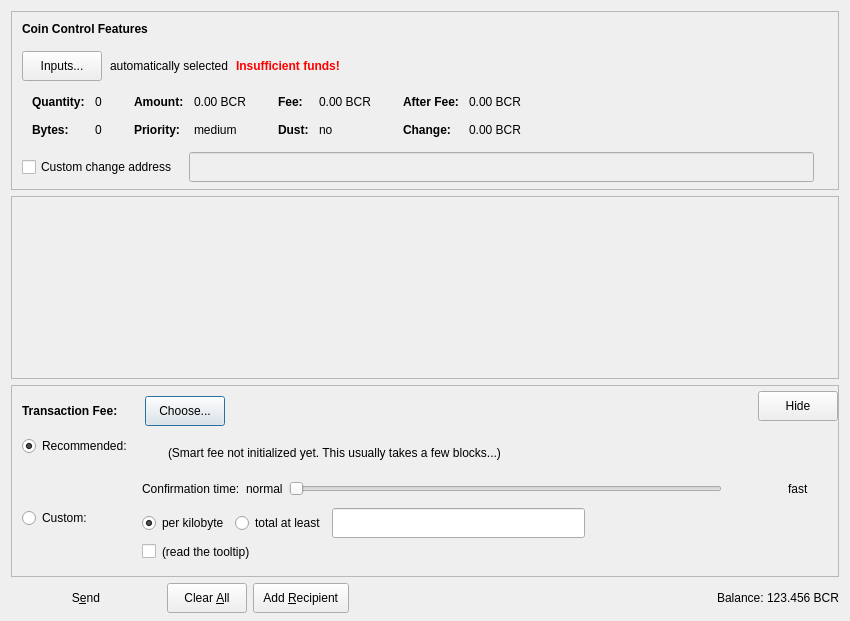
<?xml version="1.0" encoding="UTF-8"?>
<ui version="4.0">
 <class>SendCoinsDialog</class>
 <widget class="QDialog" name="SendCoinsDialog">
  <property name="geometry">
   <rect>
    <x>0</x>
    <y>0</y>
    <width>850</width>
    <height>621</height>
   </rect>
  </property>
  <property name="windowTitle">
   <string>Send Coins</string>
  </property>
  <layout class="QVBoxLayout" name="verticalLayout" stretch="0,1,0,0">
   <property name="bottomMargin">
    <number>8</number>
   </property>
   <item>
    <widget class="QFrame" name="frameCoinControl">
     <property name="sizePolicy">
      <sizepolicy hsizetype="Expanding" vsizetype="Expanding">
       <horstretch>0</horstretch>
       <verstretch>0</verstretch>
      </sizepolicy>
     </property>
     <property name="maximumSize">
      <size>
       <width>16777215</width>
       <height>16777215</height>
      </size>
     </property>
     <property name="frameShape">
      <enum>QFrame::StyledPanel</enum>
     </property>
     <property name="frameShadow">
      <enum>QFrame::Sunken</enum>
     </property>
     <layout class="QVBoxLayout" name="verticalLayoutCoinControl2">
      <property name="spacing">
       <number>0</number>
      </property>
      <property name="leftMargin">
       <number>0</number>
      </property>
      <property name="topMargin">
       <number>0</number>
      </property>
      <property name="rightMargin">
       <number>0</number>
      </property>
      <property name="bottomMargin">
       <number>6</number>
      </property>
      <item>
       <layout class="QVBoxLayout" name="verticalLayoutCoinControl" stretch="0,0,0,0,1">
        <property name="spacing">
         <number>0</number>
        </property>
        <property name="leftMargin">
         <number>10</number>
        </property>
        <property name="topMargin">
         <number>10</number>
        </property>
        <item>
         <layout class="QHBoxLayout" name="horizontalLayoutCoinControl1">
          <property name="bottomMargin">
           <number>15</number>
          </property>
          <item>
           <widget class="QLabel" name="labelCoinControlFeatures">
            <property name="sizePolicy">
             <sizepolicy hsizetype="Preferred" vsizetype="Maximum">
              <horstretch>0</horstretch>
              <verstretch>0</verstretch>
             </sizepolicy>
            </property>
            <property name="font">
             <font>
              <weight>75</weight>
              <bold>true</bold>
             </font>
            </property>
            <property name="styleSheet">
             <string notr="true">font-weight:bold;</string>
            </property>
            <property name="text">
             <string>Coin Control Features</string>
            </property>
           </widget>
          </item>
         </layout>
        </item>
        <item>
         <layout class="QHBoxLayout" name="horizontalLayoutCoinControl2" stretch="0,0,0,0">
          <property name="spacing">
           <number>8</number>
          </property>
          <property name="bottomMargin">
           <number>10</number>
          </property>
          <item>
           <widget class="QPushButton" name="pushButtonCoinControl">
            <property name="minimumSize">
             <size>
              <width>0</width>
              <height>30</height>
             </size>
            </property>
            <property name="styleSheet">
             <string notr="true"/>
            </property>
            <property name="text">
             <string>  Inputs...  </string>
            </property>
            <property name="autoDefault">
             <bool>false</bool>
            </property>
           </widget>
          </item>
          <item>
           <widget class="QLabel" name="labelCoinControlAutomaticallySelected">
            <property name="text">
             <string>automatically selected</string>
            </property>
            <property name="margin">
             <number>5</number>
            </property>
           </widget>
          </item>
          <item>
           <widget class="QLabel" name="labelCoinControlInsuffFunds">
            <property name="font">
             <font>
              <weight>75</weight>
              <bold>true</bold>
             </font>
            </property>
            <property name="styleSheet">
             <string notr="true">color:red;font-weight:bold;</string>
            </property>
            <property name="text">
             <string>Insufficient funds!</string>
            </property>
            <property name="margin">
             <number>5</number>
            </property>
           </widget>
          </item>
          <item>
           <spacer name="horizontalSpacerCoinControl">
            <property name="orientation">
             <enum>Qt::Horizontal</enum>
            </property>
            <property name="sizeHint" stdset="0">
             <size>
              <width>40</width>
              <height>1</height>
             </size>
            </property>
           </spacer>
          </item>
         </layout>
        </item>
        <item>
         <widget class="QWidget" name="widgetCoinControl" native="true">
          <property name="sizePolicy">
           <sizepolicy hsizetype="Preferred" vsizetype="Preferred">
            <horstretch>0</horstretch>
            <verstretch>0</verstretch>
           </sizepolicy>
          </property>
          <property name="minimumSize">
           <size>
            <width>0</width>
            <height>0</height>
           </size>
          </property>
          <property name="styleSheet">
           <string notr="true"/>
          </property>
          <layout class="QHBoxLayout" name="horizontalLayoutCoinControl5">
           <property name="margin">
            <number>0</number>
           </property>
           <item>
            <layout class="QHBoxLayout" name="horizontalLayoutCoinControl3" stretch="0,0,0,1">
             <property name="spacing">
              <number>20</number>
             </property>
             <property name="topMargin">
              <number>0</number>
             </property>
             <property name="bottomMargin">
              <number>10</number>
             </property>
             <item>
              <layout class="QFormLayout" name="formLayoutCoinControl1">
               <property name="horizontalSpacing">
                <number>10</number>
               </property>
               <property name="verticalSpacing">
                <number>14</number>
               </property>
               <property name="leftMargin">
                <number>10</number>
               </property>
               <property name="topMargin">
                <number>4</number>
               </property>
               <property name="rightMargin">
                <number>6</number>
               </property>
               <item row="0" column="0">
                <widget class="QLabel" name="labelCoinControlQuantityText">
                 <property name="font">
                  <font>
                   <weight>75</weight>
                   <bold>true</bold>
                  </font>
                 </property>
                 <property name="text">
                  <string>Quantity:</string>
                 </property>
                 <property name="margin">
                  <number>0</number>
                 </property>
                </widget>
               </item>
               <item row="0" column="1">
                <widget class="QLabel" name="labelCoinControlQuantity">
                 <property name="cursor">
                  <cursorShape>IBeamCursor</cursorShape>
                 </property>
                 <property name="contextMenuPolicy">
                  <enum>Qt::ActionsContextMenu</enum>
                 </property>
                 <property name="text">
                  <string notr="true">0</string>
                 </property>
                 <property name="margin">
                  <number>0</number>
                 </property>
                 <property name="textInteractionFlags">
                  <set>Qt::LinksAccessibleByMouse|Qt::TextSelectableByKeyboard|Qt::TextSelectableByMouse</set>
                 </property>
                </widget>
               </item>
               <item row="1" column="0">
                <widget class="QLabel" name="labelCoinControlBytesText">
                 <property name="font">
                  <font>
                   <weight>75</weight>
                   <bold>true</bold>
                  </font>
                 </property>
                 <property name="text">
                  <string>Bytes:</string>
                 </property>
                </widget>
               </item>
               <item row="1" column="1">
                <widget class="QLabel" name="labelCoinControlBytes">
                 <property name="cursor">
                  <cursorShape>IBeamCursor</cursorShape>
                 </property>
                 <property name="contextMenuPolicy">
                  <enum>Qt::ActionsContextMenu</enum>
                 </property>
                 <property name="text">
                  <string notr="true">0</string>
                 </property>
                 <property name="textInteractionFlags">
                  <set>Qt::LinksAccessibleByMouse|Qt::TextSelectableByKeyboard|Qt::TextSelectableByMouse</set>
                 </property>
                </widget>
               </item>
              </layout>
             </item>
             <item>
              <layout class="QFormLayout" name="formLayoutCoinControl2">
               <property name="horizontalSpacing">
                <number>10</number>
               </property>
               <property name="verticalSpacing">
                <number>14</number>
               </property>
               <property name="leftMargin">
                <number>6</number>
               </property>
               <property name="topMargin">
                <number>4</number>
               </property>
               <property name="rightMargin">
                <number>6</number>
               </property>
               <item row="0" column="0">
                <widget class="QLabel" name="labelCoinControlAmountText">
                 <property name="font">
                  <font>
                   <weight>75</weight>
                   <bold>true</bold>
                  </font>
                 </property>
                 <property name="text">
                  <string>Amount:</string>
                 </property>
                 <property name="margin">
                  <number>0</number>
                 </property>
                </widget>
               </item>
               <item row="0" column="1">
                <widget class="QLabel" name="labelCoinControlAmount">
                 <property name="cursor">
                  <cursorShape>IBeamCursor</cursorShape>
                 </property>
                 <property name="contextMenuPolicy">
                  <enum>Qt::ActionsContextMenu</enum>
                 </property>
                 <property name="text">
                  <string notr="true">0.00 BCR</string>
                 </property>
                 <property name="textInteractionFlags">
                  <set>Qt::LinksAccessibleByMouse|Qt::TextSelectableByKeyboard|Qt::TextSelectableByMouse</set>
                 </property>
                </widget>
               </item>
               <item row="1" column="0">
                <widget class="QLabel" name="labelCoinControlPriorityText">
                 <property name="font">
                  <font>
                   <weight>75</weight>
                   <bold>true</bold>
                  </font>
                 </property>
                 <property name="text">
                  <string>Priority:</string>
                 </property>
                </widget>
               </item>
               <item row="1" column="1">
                <widget class="QLabel" name="labelCoinControlPriority">
                 <property name="cursor">
                  <cursorShape>IBeamCursor</cursorShape>
                 </property>
                 <property name="contextMenuPolicy">
                  <enum>Qt::ActionsContextMenu</enum>
                 </property>
                 <property name="text">
                  <string notr="true">medium</string>
                 </property>
                 <property name="textInteractionFlags">
                  <set>Qt::LinksAccessibleByMouse|Qt::TextSelectableByKeyboard|Qt::TextSelectableByMouse</set>
                 </property>
                </widget>
               </item>
              </layout>
             </item>
             <item>
              <layout class="QFormLayout" name="formLayoutCoinControl3">
               <property name="horizontalSpacing">
                <number>10</number>
               </property>
               <property name="verticalSpacing">
                <number>14</number>
               </property>
               <property name="leftMargin">
                <number>6</number>
               </property>
               <property name="topMargin">
                <number>4</number>
               </property>
               <property name="rightMargin">
                <number>6</number>
               </property>
               <item row="0" column="0">
                <widget class="QLabel" name="labelCoinControlFeeText">
                 <property name="font">
                  <font>
                   <weight>75</weight>
                   <bold>true</bold>
                  </font>
                 </property>
                 <property name="text">
                  <string>Fee:</string>
                 </property>
                 <property name="margin">
                  <number>0</number>
                 </property>
                </widget>
               </item>
               <item row="0" column="1">
                <widget class="QLabel" name="labelCoinControlFee">
                 <property name="cursor">
                  <cursorShape>IBeamCursor</cursorShape>
                 </property>
                 <property name="contextMenuPolicy">
                  <enum>Qt::ActionsContextMenu</enum>
                 </property>
                 <property name="text">
                  <string notr="true">0.00 BCR</string>
                 </property>
                 <property name="textInteractionFlags">
                  <set>Qt::LinksAccessibleByMouse|Qt::TextSelectableByKeyboard|Qt::TextSelectableByMouse</set>
                 </property>
                </widget>
               </item>
               <item row="1" column="0">
                <widget class="QLabel" name="labelCoinControlLowOutputText">
                 <property name="font">
                  <font>
                   <weight>75</weight>
                   <bold>true</bold>
                  </font>
                 </property>
                 <property name="text">
                  <string>Dust:</string>
                 </property>
                </widget>
               </item>
               <item row="1" column="1">
                <widget class="QLabel" name="labelCoinControlLowOutput">
                 <property name="cursor">
                  <cursorShape>IBeamCursor</cursorShape>
                 </property>
                 <property name="contextMenuPolicy">
                  <enum>Qt::ActionsContextMenu</enum>
                 </property>
                 <property name="text">
                  <string notr="true">no</string>
                 </property>
                 <property name="textInteractionFlags">
                  <set>Qt::LinksAccessibleByMouse|Qt::TextSelectableByKeyboard|Qt::TextSelectableByMouse</set>
                 </property>
                </widget>
               </item>
              </layout>
             </item>
             <item>
              <layout class="QFormLayout" name="formLayoutCoinControl4">
               <property name="horizontalSpacing">
                <number>10</number>
               </property>
               <property name="verticalSpacing">
                <number>14</number>
               </property>
               <property name="leftMargin">
                <number>6</number>
               </property>
               <property name="topMargin">
                <number>4</number>
               </property>
               <property name="rightMargin">
                <number>6</number>
               </property>
               <item row="0" column="0">
                <widget class="QLabel" name="labelCoinControlAfterFeeText">
                 <property name="font">
                  <font>
                   <weight>75</weight>
                   <bold>true</bold>
                  </font>
                 </property>
                 <property name="text">
                  <string>After Fee:</string>
                 </property>
                 <property name="margin">
                  <number>0</number>
                 </property>
                </widget>
               </item>
               <item row="0" column="1">
                <widget class="QLabel" name="labelCoinControlAfterFee">
                 <property name="cursor">
                  <cursorShape>IBeamCursor</cursorShape>
                 </property>
                 <property name="contextMenuPolicy">
                  <enum>Qt::ActionsContextMenu</enum>
                 </property>
                 <property name="text">
                  <string notr="true">0.00 BCR</string>
                 </property>
                 <property name="textInteractionFlags">
                  <set>Qt::LinksAccessibleByMouse|Qt::TextSelectableByKeyboard|Qt::TextSelectableByMouse</set>
                 </property>
                </widget>
               </item>
               <item row="1" column="0">
                <widget class="QLabel" name="labelCoinControlChangeText">
                 <property name="font">
                  <font>
                   <weight>75</weight>
                   <bold>true</bold>
                  </font>
                 </property>
                 <property name="text">
                  <string>Change:</string>
                 </property>
                </widget>
               </item>
               <item row="1" column="1">
                <widget class="QLabel" name="labelCoinControlChange">
                 <property name="cursor">
                  <cursorShape>IBeamCursor</cursorShape>
                 </property>
                 <property name="contextMenuPolicy">
                  <enum>Qt::ActionsContextMenu</enum>
                 </property>
                 <property name="text">
                  <string notr="true">0.00 BCR</string>
                 </property>
                 <property name="textInteractionFlags">
                  <set>Qt::LinksAccessibleByMouse|Qt::TextSelectableByKeyboard|Qt::TextSelectableByMouse</set>
                 </property>
                </widget>
               </item>
              </layout>
             </item>
            </layout>
           </item>
          </layout>
         </widget>
        </item>
        <item>
         <layout class="QHBoxLayout" name="horizontalLayoutCoinControl4" stretch="0,0,0">
          <property name="spacing">
           <number>12</number>
          </property>
          <property name="sizeConstraint">
           <enum>QLayout::SetDefaultConstraint</enum>
          </property>
          <property name="topMargin">
           <number>5</number>
          </property>
          <property name="rightMargin">
           <number>5</number>
          </property>
          <item>
           <widget class="QCheckBox" name="checkBoxCoinControlChange">
            <property name="toolTip">
             <string>If this is activated, but the change address is empty or invalid, change will be sent to a newly generated address.</string>
            </property>
            <property name="text">
             <string>Custom change address</string>
            </property>
           </widget>
          </item>
          <item>
           <widget class="QValidatedLineEdit" name="lineEditCoinControlChange">
            <property name="enabled">
             <bool>false</bool>
            </property>
            <property name="sizePolicy">
             <sizepolicy hsizetype="Expanding" vsizetype="Fixed">
              <horstretch>0</horstretch>
              <verstretch>0</verstretch>
             </sizepolicy>
            </property>
            <property name="minimumSize">
             <size>
              <width>0</width>
              <height>30</height>
             </size>
            </property>
           </widget>
          </item>
          <item>
           <widget class="QLabel" name="labelCoinControlChangeLabel">
            <property name="sizePolicy">
             <sizepolicy hsizetype="Preferred" vsizetype="Expanding">
              <horstretch>0</horstretch>
              <verstretch>0</verstretch>
             </sizepolicy>
            </property>
            <property name="minimumSize">
             <size>
              <width>0</width>
              <height>0</height>
             </size>
            </property>
            <property name="text">
             <string/>
            </property>
            <property name="margin">
             <number>3</number>
            </property>
           </widget>
          </item>
         </layout>
        </item>
        <item>
         <spacer name="verticalSpacerCoinControl">
          <property name="orientation">
           <enum>Qt::Vertical</enum>
          </property>
          <property name="sizeHint" stdset="0">
           <size>
            <width>800</width>
            <height>1</height>
           </size>
          </property>
         </spacer>
        </item>
       </layout>
      </item>
     </layout>
    </widget>
   </item>
   <item>
    <widget class="QScrollArea" name="scrollArea">
     <property name="widgetResizable">
      <bool>true</bool>
     </property>
     <widget class="QWidget" name="scrollAreaWidgetContents">
      <property name="geometry">
       <rect>
        <x>0</x>
        <y>0</y>
        <width>830</width>
        <height>129</height>
       </rect>
      </property>
      <layout class="QVBoxLayout" name="verticalLayout_2" stretch="0,0">
       <property name="margin">
        <number>0</number>
       </property>
       <item>
        <layout class="QVBoxLayout" name="entries">
         <property name="spacing">
          <number>6</number>
         </property>
        </layout>
       </item>
       <item>
        <spacer name="verticalSpacer">
         <property name="orientation">
          <enum>Qt::Vertical</enum>
         </property>
         <property name="sizeHint" stdset="0">
          <size>
           <width>20</width>
           <height>20</height>
          </size>
         </property>
        </spacer>
       </item>
      </layout>
     </widget>
    </widget>
   </item>
   <item>
    <widget class="QFrame" name="frameFee">
     <property name="sizePolicy">
      <sizepolicy hsizetype="Expanding" vsizetype="Expanding">
       <horstretch>0</horstretch>
       <verstretch>0</verstretch>
      </sizepolicy>
     </property>
     <property name="maximumSize">
      <size>
       <width>16777215</width>
       <height>16777215</height>
      </size>
     </property>
     <property name="frameShape">
      <enum>QFrame::StyledPanel</enum>
     </property>
     <property name="frameShadow">
      <enum>QFrame::Sunken</enum>
     </property>
     <layout class="QVBoxLayout" name="verticalLayoutFee1">
      <property name="spacing">
       <number>0</number>
      </property>
      <property name="margin">
       <number>0</number>
      </property>
      <item>
       <layout class="QVBoxLayout" name="verticalLayoutFee2" stretch="0,0,0">
        <property name="spacing">
         <number>0</number>
        </property>
        <property name="leftMargin">
         <number>10</number>
        </property>
        <property name="topMargin">
         <number>0</number>
        </property>
        <item>
         <layout class="QHBoxLayout" name="horizontalLayoutFee1">
          <property name="bottomMargin">
           <number>0</number>
          </property>
          <item>
           <layout class="QVBoxLayout" name="verticalLayoutFee7">
            <property name="spacing">
             <number>0</number>
            </property>
            <item>
             <spacer name="verticalSpacer_3">
              <property name="orientation">
               <enum>Qt::Vertical</enum>
              </property>
              <property name="sizeHint" stdset="0">
               <size>
                <width>20</width>
                <height>10</height>
               </size>
              </property>
             </spacer>
            </item>
            <item>
             <layout class="QHBoxLayout" name="horizontalLayoutSmartFee">
              <property name="spacing">
               <number>10</number>
              </property>
              <item>
               <widget class="QLabel" name="labelFeeHeadline">
                <property name="sizePolicy">
                 <sizepolicy hsizetype="Preferred" vsizetype="Maximum">
                  <horstretch>0</horstretch>
                  <verstretch>0</verstretch>
                 </sizepolicy>
                </property>
                <property name="font">
                 <font>
                  <weight>75</weight>
                  <bold>true</bold>
                 </font>
                </property>
                <property name="styleSheet">
                 <string notr="true">font-weight:bold;</string>
                </property>
                <property name="text">
                 <string>Transaction Fee:</string>
                </property>
               </widget>
              </item>
              <item>
               <widget class="QLabel" name="labelFeeMinimized">
                <property name="text">
                 <string/>
                </property>
               </widget>
              </item>
              <item>
               <widget class="QPushButton" name="buttonChooseFee">
                <property name="minimumSize">
                 <size>
                  <width>0</width>
                  <height>30</height>
                 </size>
                </property>
                <property name="text">
                 <string>  Choose...  </string>
                </property>
               </widget>
              </item>
             </layout>
            </item>
           </layout>
          </item>
          <item>
           <spacer name="horizontalSpacer_4">
            <property name="orientation">
             <enum>Qt::Horizontal</enum>
            </property>
            <property name="sizeHint" stdset="0">
             <size>
              <width>40</width>
              <height>20</height>
             </size>
            </property>
           </spacer>
          </item>
          <item>
           <widget class="QPushButton" name="buttonMinimizeFee">
            <property name="minimumSize">
             <size>
              <width>0</width>
              <height>30</height>
             </size>
            </property>
            <property name="toolTip">
             <string>collapse fee-settings</string>
            </property>
            <property name="text">
             <string>  Hide  </string>
            </property>
           </widget>
          </item>
         </layout>
        </item>
        <item>
         <widget class="QFrame" name="frameFeeSelection">
          <layout class="QVBoxLayout" name="verticalLayoutFee12">
           <property name="spacing">
            <number>0</number>
           </property>
           <property name="margin">
            <number>0</number>
           </property>
           <item>
            <layout class="QGridLayout" name="gridLayoutFee">
             <property name="topMargin">
              <number>10</number>
             </property>
             <property name="bottomMargin">
              <number>4</number>
             </property>
             <property name="horizontalSpacing">
              <number>10</number>
             </property>
             <property name="verticalSpacing">
              <number>4</number>
             </property>
             <item row="1" column="1">
              <layout class="QVBoxLayout" name="verticalLayoutFee8">
               <property name="spacing">
                <number>6</number>
               </property>
               <item>
                <layout class="QHBoxLayout" name="horizontalLayoutFee13">
                 <item>
                  <widget class="QRadioButton" name="radioCustomPerKilobyte">
                   <property name="toolTip">
                    <string>If the custom fee is set to 1000 satoshis and the transaction is only 250 bytes, then &quot;per kilobyte&quot; only pays 250 satoshis in fee, while &quot;total at least&quot; pays 1000 satoshis. For transactions bigger than a kilobyte both pay by kilobyte.</string>
                   </property>
                   <property name="text">
                    <string>per kilobyte</string>
                   </property>
                   <property name="checked">
                    <bool>true</bool>
                   </property>
                   <attribute name="buttonGroup">
                    <string notr="true">groupCustomFee</string>
                   </attribute>
                  </widget>
                 </item>
                 <item>
                  <widget class="QRadioButton" name="radioCustomAtLeast">
                   <property name="toolTip">
                    <string>If the custom fee is set to 1000 satoshis and the transaction is only 250 bytes, then &quot;per kilobyte&quot; only pays 250 satoshis in fee, while &quot;total at least&quot; pays 1000 satoshis. For transactions bigger than a kilobyte both pay by kilobyte.</string>
                   </property>
                   <property name="text">
                    <string>total at least</string>
                   </property>
                   <attribute name="buttonGroup">
                    <string notr="true">groupCustomFee</string>
                   </attribute>
                  </widget>
                 </item>
                 <item>
                  <widget class="BitcreditAmountField" name="customFee">
                   <property name="minimumSize">
                    <size>
                     <width>0</width>
                     <height>30</height>
                    </size>
                   </property>
                  </widget>
                 </item>
                 <item>
                  <spacer name="horizontalSpacer_6">
                   <property name="orientation">
                    <enum>Qt::Horizontal</enum>
                   </property>
                   <property name="sizeHint" stdset="0">
                    <size>
                     <width>1</width>
                     <height>1</height>
                    </size>
                   </property>
                  </spacer>
                 </item>
                </layout>
               </item>
               <item>
                <layout class="QHBoxLayout" name="horizontalLayoutFee8">
                 <item>
                  <widget class="QCheckBox" name="checkBoxMinimumFee">
                   <property name="toolTip">
                    <string>Paying only the minimum fee is just fine as long as there is less transaction volume than space in the blocks. But be aware that this can end up in a never confirming transaction once there is more demand for bitcredit transactions than the network can process.</string>
                   </property>
                   <property name="text">
                    <string/>
                   </property>
                  </widget>
                 </item>
                 <item>
                  <widget class="QLabel" name="labelMinFeeWarning">
                   <property name="enabled">
                    <bool>true</bool>
                   </property>
                   <property name="toolTip">
                    <string>Paying only the minimum fee is just fine as long as there is less transaction volume than space in the blocks. But be aware that this can end up in a never confirming transaction once there is more demand for bitcredit transactions than the network can process.</string>
                   </property>
                   <property name="text">
                    <string>(read the tooltip)</string>
                   </property>
                   <property name="margin">
                    <number>5</number>
                   </property>
                  </widget>
                 </item>
                 <item>
                  <spacer name="horizontalSpacer_2">
                   <property name="orientation">
                    <enum>Qt::Horizontal</enum>
                   </property>
                   <property name="sizeHint" stdset="0">
                    <size>
                     <width>1</width>
                     <height>1</height>
                    </size>
                   </property>
                  </spacer>
                 </item>
                </layout>
               </item>
              </layout>
             </item>
             <item row="0" column="1">
              <layout class="QVBoxLayout" name="verticalLayoutFee3" stretch="0,0">
               <property name="spacing">
                <number>6</number>
               </property>
               <property name="topMargin">
                <number>2</number>
               </property>
               <item>
                <layout class="QHBoxLayout" name="horizontalLayoutFee12">
                 <item>
                  <widget class="QLabel" name="labelSmartFee">
                   <property name="text">
                    <string/>
                   </property>
                   <property name="margin">
                    <number>2</number>
                   </property>
                  </widget>
                 </item>
                 <item>
                  <widget class="QLabel" name="labelFeeEstimation">
                   <property name="text">
                    <string/>
                   </property>
                  </widget>
                 </item>
                 <item>
                  <widget class="QLabel" name="labelSmartFee2">
                   <property name="minimumSize">
                    <size>
                     <width>0</width>
                     <height>30</height>
                    </size>
                   </property>
                   <property name="text">
                    <string>(Smart fee not initialized yet. This usually takes a few blocks...)</string>
                   </property>
                   <property name="margin">
                    <number>2</number>
                   </property>
                  </widget>
                 </item>
                 <item>
                  <spacer name="horizontalSpacer_5">
                   <property name="orientation">
                    <enum>Qt::Horizontal</enum>
                   </property>
                   <property name="sizeHint" stdset="0">
                    <size>
                     <width>1</width>
                     <height>1</height>
                    </size>
                   </property>
                  </spacer>
                 </item>
                </layout>
               </item>
               <item>
                <layout class="QHBoxLayout" name="horizontalLayoutFee9">
                 <item>
                  <layout class="QVBoxLayout" name="verticalLayoutFee6">
                   <item>
                    <widget class="QLabel" name="labelSmartFee3">
                     <property name="minimumSize">
                      <size>
                       <width>0</width>
                       <height>30</height>
                      </size>
                     </property>
                     <property name="text">
                      <string>Confirmation time:</string>
                     </property>
                     <property name="margin">
                      <number>2</number>
                     </property>
                    </widget>
                   </item>
                  </layout>
                 </item>
                 <item>
                  <widget class="QLabel" name="labelSmartFeeNormal">
                   <property name="text">
                    <string>normal</string>
                   </property>
                  </widget>
                 </item>
                 <item>
                  <layout class="QVBoxLayout" name="verticalLayoutFee5">
                   <property name="rightMargin">
                    <number>60</number>
                   </property>
                   <item alignment="Qt::AlignVCenter">
                    <widget class="QSlider" name="sliderSmartFee">
                     <property name="minimum">
                      <number>0</number>
                     </property>
                     <property name="maximum">
                      <number>24</number>
                     </property>
                     <property name="pageStep">
                      <number>1</number>
                     </property>
                     <property name="value">
                      <number>0</number>
                     </property>
                     <property name="orientation">
                      <enum>Qt::Horizontal</enum>
                     </property>
                     <property name="invertedAppearance">
                      <bool>false</bool>
                     </property>
                     <property name="invertedControls">
                      <bool>false</bool>
                     </property>
                     <property name="tickPosition">
                      <enum>QSlider::NoTicks</enum>
                     </property>
                    </widget>
                   </item>
                  </layout>
                 </item>
                 <item>
                  <widget class="QLabel" name="labelSmartFeeFast">
                   <property name="minimumSize">
                    <size>
                     <width>50</width>
                     <height>0</height>
                    </size>
                   </property>
                   <property name="text">
                    <string>fast</string>
                   </property>
                  </widget>
                 </item>
                </layout>
               </item>
              </layout>
             </item>
             <item row="1" column="0">
              <layout class="QVBoxLayout" name="verticalLayoutFee9" stretch="0,1">
               <item>
                <widget class="QRadioButton" name="radioCustomFee">
                 <property name="text">
                  <string>Custom:</string>
                 </property>
                 <attribute name="buttonGroup">
                  <string notr="true">groupFee</string>
                 </attribute>
                </widget>
               </item>
               <item>
                <spacer name="verticalSpacer_6">
                 <property name="orientation">
                  <enum>Qt::Vertical</enum>
                 </property>
                 <property name="sizeHint" stdset="0">
                  <size>
                   <width>1</width>
                   <height>1</height>
                  </size>
                 </property>
                </spacer>
               </item>
              </layout>
             </item>
             <item row="0" column="0">
              <layout class="QVBoxLayout" name="verticalLayoutFee4" stretch="0,0">
               <item>
                <widget class="QRadioButton" name="radioSmartFee">
                 <property name="text">
                  <string>Recommended:</string>
                 </property>
                 <property name="checked">
                  <bool>true</bool>
                 </property>
                 <attribute name="buttonGroup">
                  <string notr="true">groupFee</string>
                 </attribute>
                </widget>
               </item>
               <item>
                <spacer name="verticalSpacer_2">
                 <property name="orientation">
                  <enum>Qt::Vertical</enum>
                 </property>
                 <property name="sizeHint" stdset="0">
                  <size>
                   <width>1</width>
                   <height>1</height>
                  </size>
                 </property>
                </spacer>
               </item>
              </layout>
             </item>
            </layout>
           </item>
          </layout>
         </widget>
        </item>
        <item>
         <spacer name="verticalSpacerFee">
          <property name="orientation">
           <enum>Qt::Vertical</enum>
          </property>
          <property name="sizeHint" stdset="0">
           <size>
            <width>800</width>
            <height>13</height>
           </size>
          </property>
         </spacer>
        </item>
       </layout>
      </item>
     </layout>
     <zorder></zorder>
     <zorder>verticalSpacerSmartFee</zorder>
     <zorder>verticalSpacer_5</zorder>
    </widget>
   </item>
   <item>
    <layout class="QHBoxLayout" name="horizontalLayout">
     <item>
      <widget class="QPushButton" name="sendButton">
       <property name="minimumSize">
        <size>
         <width>150</width>
         <height>30</height>
        </size>
       </property>
       <property name="toolTip">
        <string>Confirm the send action</string>
       </property>
       <property name="text">
        <string>S&amp;end</string>
       </property>
       <property name="icon">
        <iconset resource="../bitcredit.qrc">
         <normaloff>:/icons/send</normaloff>:/icons/send</iconset>
       </property>
       <property name="autoDefault">
        <bool>false</bool>
       </property>
       <property name="default">
        <bool>false</bool>
       </property>
       <property name="flat">
        <bool>true</bool>
       </property>
      </widget>
     </item>
     <item>
      <widget class="QPushButton" name="clearButton">
       <property name="sizePolicy">
        <sizepolicy hsizetype="Minimum" vsizetype="Fixed">
         <horstretch>0</horstretch>
         <verstretch>0</verstretch>
        </sizepolicy>
       </property>
       <property name="minimumSize">
        <size>
         <width>0</width>
         <height>30</height>
        </size>
       </property>
       <property name="toolTip">
        <string>Clear all fields of the form.</string>
       </property>
       <property name="text">
        <string>  Clear &amp;All  </string>
       </property>
       <property name="icon">
        <iconset resource="../bitcredit.qrc">
         <normaloff>:/icons/remove</normaloff>:/icons/remove</iconset>
       </property>
       <property name="autoDefault">
        <bool>false</bool>
       </property>
      </widget>
     </item>
     <item>
      <widget class="QPushButton" name="addButton">
       <property name="minimumSize">
        <size>
         <width>0</width>
         <height>30</height>
        </size>
       </property>
       <property name="toolTip">
        <string>Send to multiple recipients at once</string>
       </property>
       <property name="text">
        <string>  Add &amp;Recipient  </string>
       </property>
       <property name="icon">
        <iconset resource="../bitcredit.qrc">
         <normaloff>:/icons/add</normaloff>:/icons/add</iconset>
       </property>
       <property name="autoDefault">
        <bool>false</bool>
       </property>
      </widget>
     </item>
     <item>
      <spacer name="horizontalSpacer">
       <property name="orientation">
        <enum>Qt::Horizontal</enum>
       </property>
       <property name="sizeHint" stdset="0">
        <size>
         <width>40</width>
         <height>20</height>
        </size>
       </property>
      </spacer>
     </item>
     <item>
      <layout class="QHBoxLayout" name="horizontalLayout_2">
       <property name="spacing">
        <number>3</number>
       </property>
       <item>
        <widget class="QLabel" name="label">
         <property name="sizePolicy">
          <sizepolicy hsizetype="Preferred" vsizetype="Fixed">
           <horstretch>0</horstretch>
           <verstretch>0</verstretch>
          </sizepolicy>
         </property>
         <property name="minimumSize">
          <size>
           <width>0</width>
           <height>30</height>
          </size>
         </property>
         <property name="text">
          <string>Balance:</string>
         </property>
        </widget>
       </item>
       <item>
        <widget class="QLabel" name="labelBalance">
         <property name="sizePolicy">
          <sizepolicy hsizetype="Preferred" vsizetype="Fixed">
           <horstretch>0</horstretch>
           <verstretch>0</verstretch>
          </sizepolicy>
         </property>
         <property name="minimumSize">
          <size>
           <width>0</width>
           <height>30</height>
          </size>
         </property>
         <property name="cursor">
          <cursorShape>IBeamCursor</cursorShape>
         </property>
         <property name="text">
          <string notr="true">123.456 BCR</string>
         </property>
         <property name="textInteractionFlags">
          <set>Qt::LinksAccessibleByMouse|Qt::TextSelectableByKeyboard|Qt::TextSelectableByMouse</set>
         </property>
        </widget>
       </item>
      </layout>
     </item>
    </layout>
   </item>
  </layout>
 </widget>
 <customwidgets>
  <customwidget>
   <class>QValidatedLineEdit</class>
   <extends>QLineEdit</extends>
   <header>qvalidatedlineedit.h</header>
  </customwidget>
  <customwidget>
   <class>BitcreditAmountField</class>
   <extends>QLineEdit</extends>
   <header>bitcreditamountfield.h</header>
   <container>1</container>
  </customwidget>
 </customwidgets>
 <resources>
  <include location="../bitcredit.qrc"/>
 </resources>
 <connections/>
 <buttongroups>
  <buttongroup name="groupCustomFee"/>
  <buttongroup name="groupFee"/>
 </buttongroups>
</ui>
